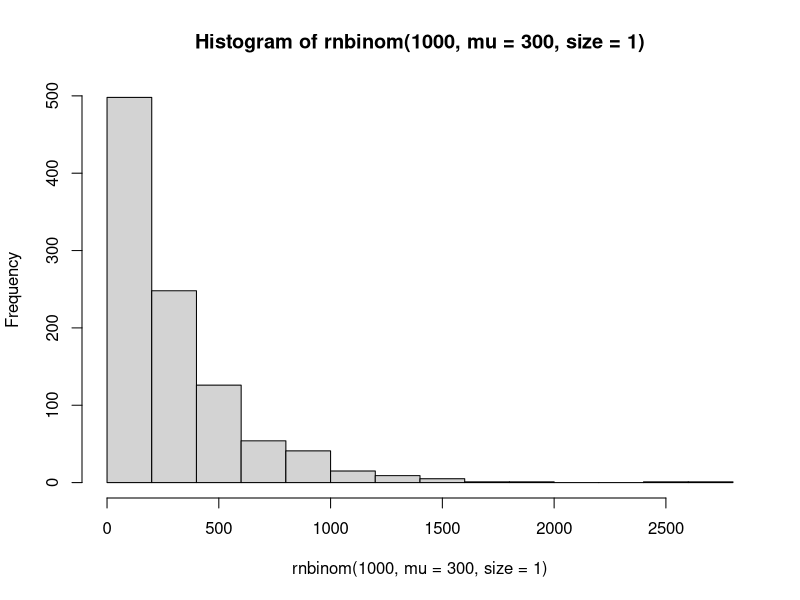
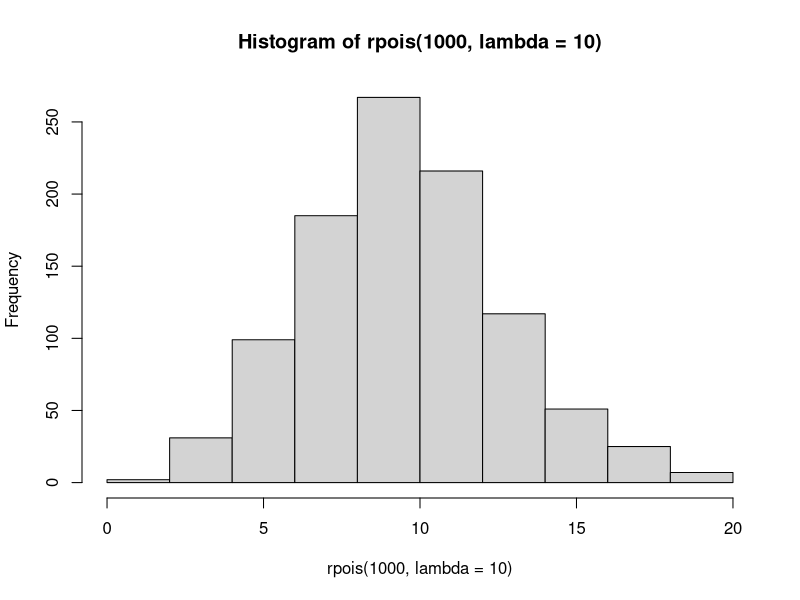

R code for these plots, in order:
##examples - solutions
#wolves
pupstot =rpois(500,lambda =4)
livebirths = rbinom(500,size =pupstot,p=.8)
sum(livebirths)
#check work
sum(livebirths) / sum(pupstot)

pupstot =rpois(500,lambda =4)
livebirths = rbinom(500,size =pupstot,p=.8)


#seedbank
#one day
seeds.not.eaten = rbinom(1000,size=1,p = .98)
seeds.sprouted = rbinom(n = seeds.not.eaten,size=1, p=.01 )
sum(seeds.sprouted)

#100 days
sum(rbinom(n = seeds.not.eaten,size=100, p=.01 ))

#squid
qnbinom(p=.85,mu = 300, size=1)
hist(rnbinom(1000,mu = 300, size=1))

#pikas
ppois(q = 12, lambda = 10, lower.tail = F)
hist(rpois(1000,lambda = 10))
